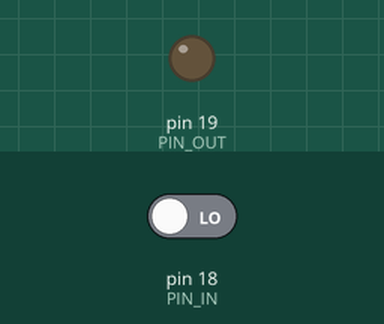
This sketch was run on a simulated Arduino Uno, built with avr-gcc and run on an emulated ATmega328P. On the bench: output pins drawn as LEDs (lit = HIGH). The inputs (shaded band) are chosen by the test bench; at power-on: pin 18 (PIN_IN) LOW. What the sketch prints to the serial monitor is not drawn.

Above: at 1.2 s.
1.3 s: pin 18 (PIN_IN) driven HIGH
At 2.0 s:
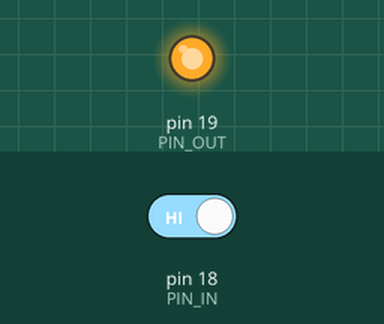
2.8 s: pin 18 (PIN_IN) driven LOW
At 3.2 s:
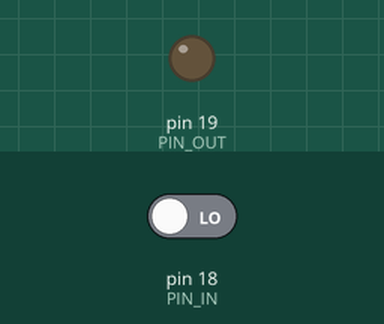
Timing chart, 0 to 5.8 s (numbered marks = the images above; inputs shaded):
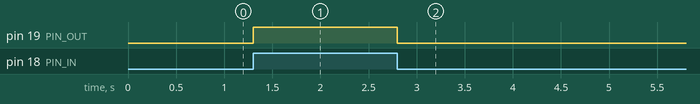

The sketch:

ShowBouncing2.ino
```cpp
// (licence header left out)
/** Debuging *****************************************************************/
#define DEBUG
#ifdef DEBUG
#define DEBUG_PRINTLN(x) Serial.println(x)
#define DEBUG_PRINT(x) Serial.print(x)
#else
#define DEBUG_PRINTLN(x)
#define DEBUG_PRINT(x)
#endif


/** Globals ******************************************************************/
#define PIN_IN  18
#define PIN_OUT 19
long countIn = 0;
bool oldIn = false;

/** Main Programm ************************************************************/
void setup() {
  Serial.begin(115200);           // init serial port

  //pinMode(PIN_IN,INPUT_PULLUP); // activate this to invert the input
  pinMode(PIN_IN,INPUT);          // set to input
  pinMode(PIN_OUT,OUTPUT);        // set to output
}

void loop() {

  // read the input
  bool in = digitalRead(PIN_IN);

  // simply write 1:1 the output
  digitalWrite(PIN_OUT,in);

  // check only for pressed if the value has changed
  if(in && in != oldIn){
      // increase button press counter
      countIn ++;
  }

  // save the current value
  oldIn = in;

  // output the current value
  DEBUG_PRINTLN(countIn);
}
```

Measured:
- after the input at 1.3 s, pin 19 (PIN_OUT): LOW → HIGH at once
- after the input at 2.8 s, pin 19 (PIN_OUT): HIGH → LOW at once
